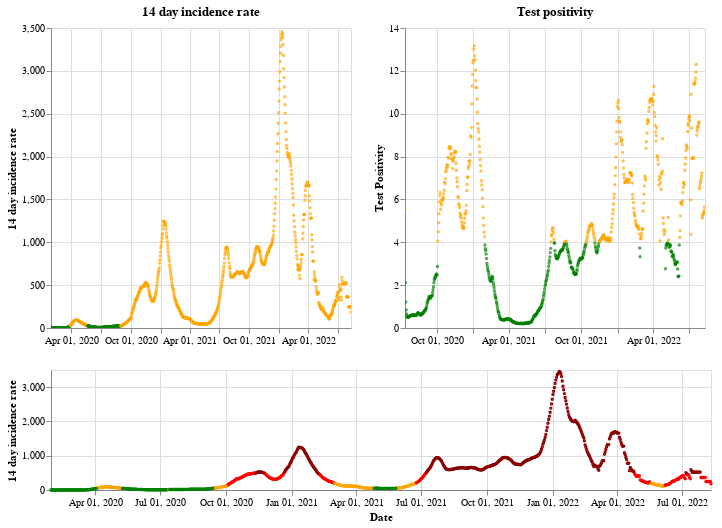

Write notebook code for a chart like this one.
### Markdown cell above
## England

### Code cell
plot_traffic_light('England')

### Figure 1 — Vega-Lite specification as saved in the notebook (floating-point values rounded to 4 significant figures; data arrays with more than 128 entries replaced by an {"elided": "..."} marker saying what was removed)
{"config": {"view": {"continuousWidth": 400, "continuousHeight": 300}}, "vconcat": [{"hconcat": [{"mark": {"type": "point", "size": 2}, "encoding": {"color": {"condition": {"value": "green", "test": "(datum.twoWeeklyCasesRate <= 25)"}, "value": "orange"}, "tooltip": [{"type": "nominal", "field": "areaName"}, {"type": "temporal", "field": "date"}, {"type": "quantitative", "field": "twoWeeklyCasesRate"}, {"type": "quantitative", "field": "testPositivity"}], "x": {"type": "temporal", "axis": {"title": ""}, "field": "date", "scale": {"domain": {"selection": "DateBrush"}}, "timeUnit": "yearmonthdate"}, "y": {"type": "quantitative", "axis": {"title": "14 day incidence rate"}, "field": "twoWeeklyCasesRate"}}, "title": "14 day incidence rate", "width": 300}, {"mark": {"type": "point", "size": 2}, "encoding": {"color": {"condition": {"value": "green", "test": "(datum.testPositivity <= 4)"}, "value": "orange"}, "tooltip": [{"type": "nominal", "field": "areaName"}, {"type": "temporal", "field": "date"}, {"type": "quantitative", "field": "twoWeeklyCasesRate"}, {"type": "quantitative", "field": "testPositivity"}], "x": {"type": "temporal", "axis": {"title": ""}, "field": "date", "scale": {"domain": {"selection": "DateBrush"}}, "timeUnit": "yearmonthdate"}, "y": {"type": "quantitative", "axis": {"title": "Test Positivity"}, "field": "testPositivity"}}, "title": "Test positivity", "width": 300}]}, {"layer": [{"mark": {"type": "point", "size": 2}, "encoding": {"color": {"condition": {"value": "orange", "test": "(((datum.testPositivity < 4) && (datum.twoWeeklyCasesRate >= 50)) && (datum.twoWeeklyCasesRate < 200))"}, "value": "red"}, "opacity": {"condition": {"value": 1, "test": "((datum.twoWeeklyCasesRate >= 50) && (datum.twoWeeklyCasesRate < 500))"}, "value": 0}, "tooltip": [{"type": "nominal", "field": "areaName"}, {"type": "temporal", "field": "date"}, {"type": "quantitative", "field": "twoWeeklyCasesRate"}, {"type": "quantitative", "field": "testPositivity"}], "x": {"type": "temporal", "axis": {"title": "Date"}, "field": "date", "timeUnit": "yearmonthdate"}, "y": {"type": "quantitative", "axis": {"title": "14 day incidence rate"}, "field": "twoWeeklyCasesRate"}}, "selection": {"DateBrush": {"type": "interval", "encodings": ["x"], "fields": ["Time"]}}}, {"mark": {"type": "point", "size": 2}, "encoding": {"color": {"value": "darkred"}, "opacity": {"condition": {"value": 1, "test": "(datum.twoWeeklyCasesRate >= 500)"}, "value": 0}, "tooltip": [{"type": "nominal", "field": "areaName"}, {"type": "temporal", "field": "date"}, {"type": "quantitative", "field": "twoWeeklyCasesRate"}, {"type": "quantitative", "field": "testPositivity"}], "x": {"type": "temporal", "axis": {"title": "Date"}, "field": "date", "timeUnit": "yearmonthdate"}, "y": {"type": "quantitative", "axis": {"title": "14 day incidence rate"}, "field": "twoWeeklyCasesRate"}}}, {"mark": {"type": "point", "size": 2}, "encoding": {"color": {"condition": {"value": "green", "test": "((datum.testPositivity < 4) && (datum.twoWeeklyCasesRate < 50))"}, "value": "orange"}, "opacity": {"condition": {"value": 1, "test": "(datum.twoWeeklyCasesRate < 50)"}, "value": 0}, "tooltip": [{"type": "nominal", "field": "areaName"}, {"type": "temporal", "field": "date"}, {"type": "quantitative", "field": "twoWeeklyCasesRate"}, {"type": "quantitative", "field": "testPositivity"}], "x": {"type": "temporal", "axis": {"title": "Date"}, "field": "date", "timeUnit": "yearmonthdate"}, "y": {"type": "quantitative", "axis": {"title": "14 day incidence rate"}, "field": "twoWeeklyCasesRate"}}}], "height": 120, "width": 660}], "data": {"name": "data-ecf2bf3bf7270b3feef7ed9e30a83249"}, "$schema": "https://vega.github.io/schema/vega-lite/v4.8.1.json", "datasets": {"data-ecf2bf3bf7270b3feef7ed9e30a83249": {"elided": "924 records"}}}
